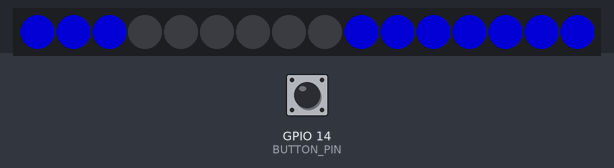
The sketch below on a simulated ESP8266 (NodeMCU). Shown: 16 RGB LEDs in strip order, left to right. The test bench sets the inputs (shaded band); at power-on: GPIO 14 (BUTTON_PIN) HIGH. Dim RGB values are drawn brighter than linear; WiFi joins after 1.5 s; servers stay silent unless stated; the local clock reads 2024-03-15 10:24:30 at power-on unless the sketch sets it; no MQTT or app messages arrive unless stated; what the sketch prints to the serial monitor is not drawn.

Above: at 2.7 s.
2.8 s: GPIO 14 (BUTTON_PIN) pulled LOW for 0.15 s
At 2.87 s:
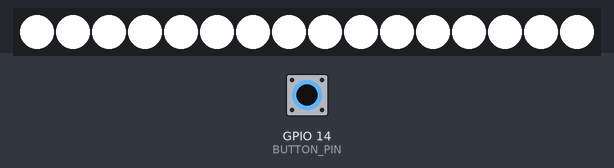
At 5.74 s:
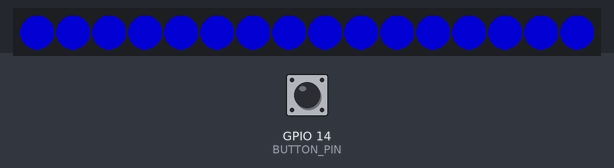
6.5 s: GPIO 14 (BUTTON_PIN) pulled LOW for 1 s
8.1 s: GPIO 14 (BUTTON_PIN) pulled LOW for 1 s
At 8.9 s:
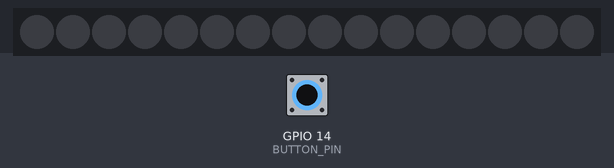

Measured:
- after the input at 2.8 s, the LEDs: change at once (image 1)

The sketch:

bigredbuttonthing.ino
```cpp
/*
 * Control the DMX lights at NYCR.
 *
 * There is a single pull-up for manual control.
 * otherwise listen for light commands.
 *
 * DMX level shifter is on gpio 2 (blue LED).
 *
 * The DMX dimmer wants *constant* updates or else it won't keep the
 * lights on.
 *
 * Messages it publishes:
 *   dmx[1-8]/brightness_state [0-255]
 *   dmx[1-8]/state ["ON" or "OFF"]
 *
 * Messages it subscribes to (leave off the ID for all on or all off):
 *   dmx[1-8]/command ["ON" or "OFF"]
 *   dmx[1-8]/brightness [0-255]
 *   dmx/command ["ON" or "OFF"]
 *   dmx/brightness [0-255]
 */
#include "thing.h"
#include <Adafruit_NeoPixel.h>

static const unsigned long report_interval = 600000;

#define BUTTON_PIN      14
#define NEOPIXEL_PIN    15
#define NUM_PIXELS 		16

static int last_press = 0;
static unsigned long last_update;

int idle_brightness = 0;
int idle_direction = 1;

Adafruit_NeoPixel strip = Adafruit_NeoPixel(
    NUM_PIXELS,
    NEOPIXEL_PIN,
    NEO_GRB + NEO_KHZ800
);

// read message payload and make light's brightness 0 for OFF, 255 for ON
/*
void light_status_callback(
	const char * topic,
	const uint8_t * payload,
	size_t len
)
{
	const char * msg = (const char *) payload;
	const unsigned id = topic[3] - '0';
	if (memcmp(payload, "OFF", len) == 0)
		light(id, 0);
	else
	if (memcmp(payload, "ON", len) == 0)
	{
		if (brightness(id) == 0)
			light(id, 255);
	}

}
*/

// Allow control via the serial monitor for testing purposes
/*
void serial_console()
{
	const char c = Serial.read();

	if ('1' <= c && c <= '9')
	{
		int chan = c - '0';
		int bright = (brightness(chan) == 0) ? 0xFF : 0x00;
		light(chan, bright);
		return;
	}

	if (c == '-')
	{
		for(int i = 0 ; i < NUM_LIGHTS ; i++)
			light(i+1, 0);
		Serial.println("all off");
		return;
	}

	if (c == '+')
	{
		for(int i = 0 ; i < NUM_LIGHTS ; i++)
			light(i+1, 0xFF);
		Serial.println("all on");
		return;
	}
}
*/

void setup()
{
	pinMode(BUTTON_PIN, INPUT_PULLUP);

	strip.begin();

	Serial.begin(115200);

	thing_setup();

	// all-at-once commands
	//thing_subscribe(all_status_callback, "dmx/command");
	//thing_subscribe(all_bright_callback, "dmx/brightness");
}


void loop()
{
	thing_loop();

	//if (Serial.available())
		//serial_console();

	// see what's happening with the button
	const unsigned button_state = digitalRead(BUTTON_PIN);

	// omg someone is pressing the button!
	if (last_press == button_state)
	{
		// nothing to do
	} else
	if (button_state == 0) {
		last_press = button_state;
		// report via mqtt
		char topic[32];
		snprintf(topic, sizeof(topic), "bigred/command");
		thing_publish(topic, "%s", "OFF");

		// run the animation
		all_off_pixel_sequence();
	} else {
		last_press = button_state;
	}

	if (button_state != 0)
		idle_pixel_sequence();
}

void idle_pixel_sequence() {
	static unsigned cursor;
	static unsigned cursor_offset;
	static unsigned last_cursor;
	static unsigned last_brightness;

	for (int i = 0; i < NUM_PIXELS; i++)
		strip.setPixelColor(i, 0, 0, 0);

	if (cursor <= NUM_PIXELS*2)
	{
		// draw from the slow one to the fast one
		for (int i = cursor/2 ; i < cursor ; i++)
			strip.setPixelColor((i+cursor_offset) % NUM_PIXELS, idle_brightness/8, 0, 128);
	} else {
		// clear from the fast one to the slow one
		for (int i = cursor-2*NUM_PIXELS ; i < cursor/2 ; i++)
			strip.setPixelColor((i+cursor_offset) % NUM_PIXELS, idle_brightness/8, 0, 128);
	}

	strip.show();

	const unsigned now = millis();

	if (now - last_cursor > (1000 / NUM_PIXELS))
	{
		last_cursor = now;
		cursor = (cursor + 1) % (4 * NUM_PIXELS);
		if (cursor == 0)
			cursor_offset--;
	}

	if (now - last_brightness > 100)
	{
		last_brightness = now;
		idle_brightness += idle_direction;

		if (idle_brightness > 128)
			idle_direction = -1;
		else if (idle_brightness == 0)
			idle_direction = +1;
	}
}

void all_off_pixel_sequence()
{
	for (int i = 0; i < 3; i++) {
		for (int i = 0; i < NUM_PIXELS; i++)
			strip.setPixelColor(i, 255, 255, 255);
		strip.show();
		delay(150);
		for (int i = 0; i < NUM_PIXELS; i++)
			strip.setPixelColor(i, 0, 0, 0);
		strip.show();
		delay(150);

		for (int i = 0; i < NUM_PIXELS; i++)
			strip.setPixelColor(i, 255, 255, 255);
		strip.show();
		delay(150);

		for (int i = 0; i < NUM_PIXELS; i++)
			strip.setPixelColor(i, 0, 0, 0);
		strip.show();
		delay(300);
	}

}
```

thing.h
```cpp
/**
 * \file
 * Common functions for all things that work with the NYCR space automation.
 *
 * Devices that use this should call thing_setup() in their setup().
 * Afterwards call thing_subscribe() to subscribe to MQTT commands.
 * Inside of loop(), call thing_loop() to check for MQTT commands.
 */

#include <stdarg.h>
#include "config.h"

#include <ESP8266WiFi.h>
#include <WiFiClient.h>

WiFiClient wifi;

// MQTT libraries for reporting status
#include <PubSubClient.h>
PubSubClient mqtt(wifi);
char device_id[16];

int
wifi_connect()
{
	int connAttempts = 0;

	Serial.println(String(device_id) + " connecting to " + String(WIFI_SSID));
	WiFi.persistent(false);
	WiFi.mode(WIFI_STA);
	WiFi.begin(WIFI_SSID, WIFI_PASSWORD);
	Serial.print(".");

	while (WiFi.status() != WL_CONNECTED ) {
		delay(500);
		Serial.print(".");
		if(connAttempts > 20)
			return -5;
		connAttempts++;
	}

	Serial.println("WiFi connected\r\n");
	Serial.print("IP address: ");
	Serial.println(WiFi.localIP());
	return 1;
}

typedef void (*thing_callback_t)(const char * topic, const uint8_t * msg, size_t len);

#define MAX_TOPICS 16
#define TOPIC_LEN 64

static int topic_count;
static char topic_names[MAX_TOPICS][TOPIC_LEN];
static thing_callback_t topic_callbacks[MAX_TOPICS];

void
mqtt_connect()
{
	static long last_mqtt_connect;

	if (mqtt.connected() || millis() - last_mqtt_connect < 5000)
		return;

	last_mqtt_connect = millis();

	Serial.print("mqtt: Trying to connect ");
	Serial.print(MQTT_SERVER);

	mqtt.setServer(MQTT_SERVER, MQTT_PORT);

	if (!mqtt.connect(device_id, MQTT_USER, MQTT_PASSWORD))
	{
		Serial.println(" fail");
		return;
	}

	Serial.println(" success");
	for(int i = 0 ; i < topic_count ; i++)
		mqtt.subscribe(topic_names[i]);

	Serial.print(topic_count);
	Serial.println(" subscribed topics");
}


void
__attribute__ ((format (printf, 2, 3)))
thing_subscribe(
	thing_callback_t callback,
	const char * fmt,
	...
)
{
	if (topic_count == MAX_TOPICS)
		return;

	char * buf = topic_names[topic_count];
	topic_callbacks[topic_count] = callback;

	// leading part is /0123456789ab/ with device mac address
	buf[0] = '/';
	memcpy(buf+1, device_id, 12);
	buf[13] = '/';

	va_list ap;
	va_start(ap, fmt);
	vsnprintf(buf+14, TOPIC_LEN - 14, fmt, ap);
	va_end(ap);

	mqtt.subscribe(buf);

	Serial.print("SUBSCRIBE: ");
	Serial.println(buf);
	topic_count++;
}


// MQTT library has a single callback; we look at our list
// to determine which one is appropriate and strip off the
// device id "/0123456789ab/" portion, 14 bytes
static void
mqtt_callback(
	char * topic,
	byte * payload,
	unsigned int len
)
{
	Serial.print("RECEIVE: ");
	Serial.print(topic);
	Serial.print("='");
	Serial.write(payload, len);
	Serial.println("'");

	for(int i = 0 ; i < topic_count ; i++)
	{
		if (strcmp(topic, topic_names[i]) != 0)
			continue;

		topic_callbacks[i](topic + 14, payload, len);
		return;
	}

	Serial.println("NO MATCH?");
	for(int i = 0 ; i < topic_count ; i++)
	{
		Serial.println(topic_names[i]);
	}
}


void thing_setup()
{
	uint8_t mac_bytes[6];
	WiFi.macAddress(mac_bytes);
	snprintf(device_id, sizeof(device_id), "%02x%02x%02x%02x%02x%02x",
		mac_bytes[0],
		mac_bytes[1],
		mac_bytes[2],
		mac_bytes[3],
		mac_bytes[4],
		mac_bytes[5]
	);

	wifi_connect();
	configTime(1, 3600, "pool.ntp.org");

	topic_count = 0;
	mqtt.setCallback(mqtt_callback);
	mqtt_connect();
}


void
__attribute__ ((format (printf, 2, 3)))
thing_publish(
	const char * user_topic,
	const char * fmt,
	...
)
{
	char topic[TOPIC_LEN];
	char msg[32];

	snprintf(topic, sizeof(topic), "/%s/%s", device_id, user_topic);
	va_list ap;
	va_start(ap, fmt);
	vsnprintf(msg, sizeof(msg), fmt, ap);
	va_end(ap);

	Serial.print("PUBLISH: ");
	Serial.print(topic);
	Serial.print("=");
	Serial.println(msg);

	mqtt.publish(topic, msg);
}


void thing_loop()
{
	mqtt.loop();
	if(!mqtt.connected())
		mqtt_connect();
}


// This is for the Adafruit Huzzah ESP8266 board
#define RED_LED_PIN 0 // gpio 0 is the red LED on the Huzzah board
#define BLUE_LED_PIN 2 // gpio 2 is the blue LED on the Huzzah board

void red_led(int state)
{
	if (state)
	{
		pinMode(RED_LED_PIN, OUTPUT);
		digitalWrite(RED_LED_PIN, 0);
	} else {
		pinMode(RED_LED_PIN, INPUT);
	}
}

void blue_led(int state)
{
	if (state)
	{
		pinMode(BLUE_LED_PIN, OUTPUT);
		digitalWrite(BLUE_LED_PIN, 0);
	} else {
		pinMode(BLUE_LED_PIN, INPUT);
	}
}
```

config.h
```cpp
#pragma once

/*
 * WiFi configuration for the things at the NYC Resistor space
 */
#if 1
#define WIFI_SSID	"NYCR24"
#define WIFI_PASSWORD	"clubmate"
#define MQTT_SERVER	"192.168.1.32"
#else
#define WIFI_SSID	""
#define WIFI_PASSWORD	""
#define MQTT_SERVER	"10.0.1.43"
#endif

#define MQTT_PORT	1883
#define MQTT_USER	""
#define MQTT_PASSWORD	""
```
